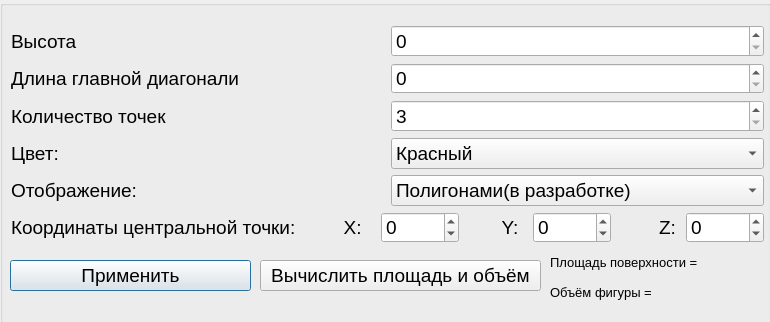
<?xml version="1.0" encoding="UTF-8"?>
<ui version="4.0">
 <class>PrizmParametr</class>
 <widget class="QDialog" name="PrizmParametr">
  <property name="geometry">
   <rect>
    <x>0</x>
    <y>0</y>
    <width>770</width>
    <height>322</height>
   </rect>
  </property>
  <property name="minimumSize">
   <size>
    <width>1</width>
    <height>1</height>
   </size>
  </property>
  <property name="maximumSize">
   <size>
    <width>16777215</width>
    <height>16777215</height>
   </size>
  </property>
  <property name="windowTitle">
   <string>Dialog</string>
  </property>
  <widget class="QGroupBox" name="groupBox_2">
   <property name="geometry">
    <rect>
     <x>0</x>
     <y>0</y>
     <width>771</width>
     <height>391</height>
    </rect>
   </property>
   <property name="title">
    <string/>
   </property>
   <widget class="QPushButton" name="ok">
    <property name="geometry">
     <rect>
      <x>10</x>
      <y>260</y>
      <width>241</width>
      <height>31</height>
     </rect>
    </property>
    <property name="font">
     <font>
      <pointsize>14</pointsize>
     </font>
    </property>
    <property name="text">
     <string>Применить</string>
    </property>
   </widget>
   <widget class="QPushButton" name="ok_2">
    <property name="geometry">
     <rect>
      <x>260</x>
      <y>260</y>
      <width>281</width>
      <height>31</height>
     </rect>
    </property>
    <property name="font">
     <font>
      <pointsize>14</pointsize>
     </font>
    </property>
    <property name="text">
     <string>Вычислить площадь и объём</string>
    </property>
   </widget>
   <widget class="QLabel" name="label_13">
    <property name="geometry">
     <rect>
      <x>550</x>
      <y>250</y>
      <width>155</width>
      <height>25</height>
     </rect>
    </property>
    <property name="font">
     <font>
      <pointsize>10</pointsize>
     </font>
    </property>
    <property name="text">
     <string>Площадь поверхности = </string>
    </property>
   </widget>
   <widget class="QLabel" name="label_14">
    <property name="geometry">
     <rect>
      <x>550</x>
      <y>280</y>
      <width>101</width>
      <height>25</height>
     </rect>
    </property>
    <property name="font">
     <font>
      <pointsize>10</pointsize>
     </font>
    </property>
    <property name="text">
     <string>Объём фигуры = </string>
    </property>
   </widget>
   <widget class="QLabel" name="pl">
    <property name="geometry">
     <rect>
      <x>700</x>
      <y>250</y>
      <width>155</width>
      <height>25</height>
     </rect>
    </property>
    <property name="font">
     <font>
      <pointsize>10</pointsize>
     </font>
    </property>
    <property name="text">
     <string/>
    </property>
   </widget>
   <widget class="QLabel" name="ob">
    <property name="geometry">
     <rect>
      <x>650</x>
      <y>280</y>
      <width>155</width>
      <height>25</height>
     </rect>
    </property>
    <property name="font">
     <font>
      <pointsize>10</pointsize>
     </font>
    </property>
    <property name="text">
     <string/>
    </property>
   </widget>
   <widget class="QWidget" name="">
    <property name="geometry">
     <rect>
      <x>11</x>
      <y>25</y>
      <width>753</width>
      <height>218</height>
     </rect>
    </property>
    <layout class="QVBoxLayout" name="verticalLayout">
     <item>
      <layout class="QHBoxLayout" name="horizontalLayout">
       <item>
        <widget class="QLabel" name="label_4">
         <property name="font">
          <font>
           <pointsize>14</pointsize>
          </font>
         </property>
         <property name="text">
          <string>Высота</string>
         </property>
        </widget>
       </item>
       <item>
        <widget class="QSpinBox" name="vys">
         <property name="font">
          <font>
           <pointsize>14</pointsize>
          </font>
         </property>
         <property name="maximum">
          <number>1000</number>
         </property>
        </widget>
       </item>
      </layout>
     </item>
     <item>
      <layout class="QHBoxLayout" name="horizontalLayout_9">
       <item>
        <widget class="QLabel" name="label_12">
         <property name="font">
          <font>
           <pointsize>14</pointsize>
          </font>
         </property>
         <property name="text">
          <string>Длина главной диагонали</string>
         </property>
        </widget>
       </item>
       <item>
        <widget class="QSpinBox" name="dm">
         <property name="font">
          <font>
           <pointsize>14</pointsize>
          </font>
         </property>
         <property name="maximum">
          <number>1000</number>
         </property>
        </widget>
       </item>
      </layout>
     </item>
     <item>
      <layout class="QHBoxLayout" name="horizontalLayout_8">
       <item>
        <widget class="QLabel" name="label_11">
         <property name="font">
          <font>
           <pointsize>14</pointsize>
          </font>
         </property>
         <property name="text">
          <string>Количество точек</string>
         </property>
        </widget>
       </item>
       <item>
        <widget class="QSpinBox" name="rebro_5">
         <property name="font">
          <font>
           <pointsize>14</pointsize>
          </font>
         </property>
         <property name="minimum">
          <number>3</number>
         </property>
         <property name="maximum">
          <number>8</number>
         </property>
        </widget>
       </item>
      </layout>
     </item>
     <item>
      <layout class="QHBoxLayout" name="horizontalLayout_6">
       <item>
        <widget class="QLabel" name="label_9">
         <property name="font">
          <font>
           <pointsize>14</pointsize>
          </font>
         </property>
         <property name="text">
          <string>Цвет:</string>
         </property>
        </widget>
       </item>
       <item>
        <widget class="QComboBox" name="color_2">
         <property name="font">
          <font>
           <pointsize>14</pointsize>
          </font>
         </property>
         <item>
          <property name="text">
           <string>Красный</string>
          </property>
         </item>
         <item>
          <property name="text">
           <string>Зелёный</string>
          </property>
         </item>
         <item>
          <property name="text">
           <string>Синий</string>
          </property>
         </item>
        </widget>
       </item>
      </layout>
     </item>
     <item>
      <layout class="QHBoxLayout" name="horizontalLayout_7">
       <item>
        <widget class="QLabel" name="label_10">
         <property name="font">
          <font>
           <pointsize>14</pointsize>
          </font>
         </property>
         <property name="text">
          <string>Отображение:</string>
         </property>
        </widget>
       </item>
       <item>
        <widget class="QComboBox" name="otbr">
         <property name="font">
          <font>
           <pointsize>14</pointsize>
          </font>
         </property>
         <item>
          <property name="text">
           <string>Полигонами(в разработке)</string>
          </property>
         </item>
         <item>
          <property name="text">
           <string>Точками</string>
          </property>
         </item>
        </widget>
       </item>
      </layout>
     </item>
     <item>
      <layout class="QHBoxLayout" name="horizontalLayout_5">
       <item>
        <widget class="QLabel" name="label_5">
         <property name="font">
          <font>
           <pointsize>14</pointsize>
          </font>
         </property>
         <property name="text">
          <string>Координаты центральной точки:  </string>
         </property>
        </widget>
       </item>
       <item>
        <widget class="QLabel" name="label_6">
         <property name="font">
          <font>
           <pointsize>14</pointsize>
          </font>
         </property>
         <property name="text">
          <string>      X:</string>
         </property>
        </widget>
       </item>
       <item>
        <widget class="QSpinBox" name="xx">
         <property name="font">
          <font>
           <pointsize>14</pointsize>
          </font>
         </property>
         <property name="minimum">
          <number>-1000</number>
         </property>
         <property name="maximum">
          <number>1000</number>
         </property>
        </widget>
       </item>
       <item>
        <widget class="QLabel" name="label_7">
         <property name="font">
          <font>
           <pointsize>14</pointsize>
          </font>
         </property>
         <property name="text">
          <string>       Y:</string>
         </property>
        </widget>
       </item>
       <item>
        <widget class="QSpinBox" name="yy">
         <property name="font">
          <font>
           <pointsize>14</pointsize>
          </font>
         </property>
         <property name="minimum">
          <number>-1000</number>
         </property>
         <property name="maximum">
          <number>1000</number>
         </property>
        </widget>
       </item>
       <item>
        <widget class="QLabel" name="label_8">
         <property name="font">
          <font>
           <pointsize>14</pointsize>
          </font>
         </property>
         <property name="text">
          <string>        Z:</string>
         </property>
        </widget>
       </item>
       <item>
        <widget class="QSpinBox" name="zz">
         <property name="font">
          <font>
           <pointsize>14</pointsize>
          </font>
         </property>
         <property name="minimum">
          <number>-1000</number>
         </property>
         <property name="maximum">
          <number>1000</number>
         </property>
        </widget>
       </item>
      </layout>
     </item>
    </layout>
   </widget>
  </widget>
 </widget>
 <resources/>
 <connections/>
</ui>
